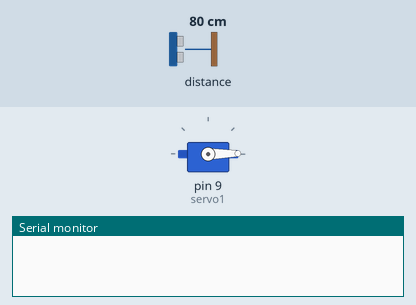
A sketch run on a simulated Arduino Uno, built with avr-gcc and run on an emulated ATmega328P. Parts: servo, the last lines printed to the serial monitor. Wiring (inferred from the names in the program): LIDAR-Lite range finder at I2C address 0x62. Inputs (shaded band) come from the test bench; at power-on: distance to the obstacle 80 cm. The ROS host is connected and sends only what is stated.

Above: at 0.15 s.
At 1.35 s:
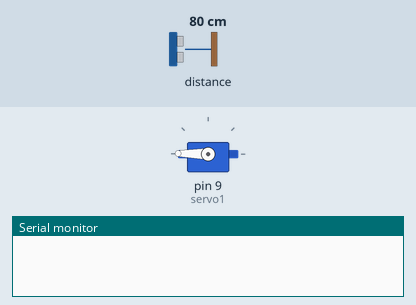
At 2.5 s:
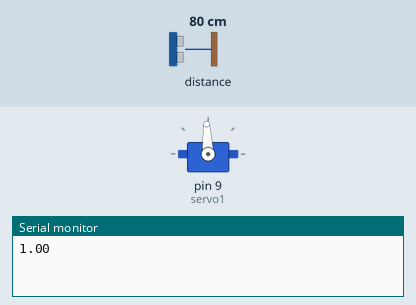
Timing chart, 0 to 5.7 s (numbered marks = the images above):
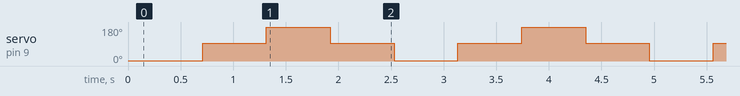

Measured:
- by itself, servo on pin 9 (servo1): repeats every 2.4 s: 179° 0.61 s, 93° 0.61 s, 1° 0.61 s, 93° 0.61 s

The sketch:

proximityApp.ino
```cpp
// Laser proximity application based on ROS (rosserial)
// Angelos Plastropoulos
//
// System set-up 1
// ROS Indigo on Ubuntu 32bit 14.04LTS
// Arduino Uno (RedBoard by SparkFun)
//
// System set-up 2
// ROS Hydro on Ubuntu 32bit 12.04LTS
// Arduino Nano v3.0 (Atmel 328)
//
// It utilizes the 'Arduino I2C Master Library' from DSS Circuits:
// http://www.dsscircuits.com/index.php/articles/66-arduino-i2c-master-library
//
// Parts of the code based on the PulsedLight3d online repositories
// https://github.com/PulsedLight3D/LIDARLite_Basics
//
// and from renuncln.com blog guides for the servo callibration


#include <ros.h>
#include <std_msgs/Float32.h>

#include <Servo.h>
#include <Time.h>  // usefull to measure time durations
#include <I2C.h>   // DSS I2S library

#define    LIDARLite_ADDRESS   0x62          // Default I2C Address of LIDAR-Lite.
#define    RegisterMeasure     0x00          // Register to write to initiate ranging.
#define    MeasureValue        0x04          // Value to initiate ranging.
#define    RegisterHighLowB    0x8f          // Register to get both High and Low bytes in 1 call.
#define    CalibrationRegister     0x13          // The register to set for calibration
#define    CalibrationOffsetVlue   0xFE          // The calibration offset... see note below.

Servo servo1;
int low_us = 555;
int high_us = 2390;
int mid_us = 1500;

std_msgs::Float32 dist0_msg, dist90_msg, distm90_msg;
ros::Publisher pub_dist1("dist0", &dist0_msg);
ros::Publisher pub_dist2("dist90", &dist90_msg);
ros::Publisher pub_dist3("distm90", &distm90_msg);
ros::NodeHandle nh;

void setup() {

 int index;
 Serial.begin(57600);
 I2c.begin(); // Opens & joins the irc bus as master
 delay(100); // Waits to make sure everything is powered up before sending or receiving data
 I2c.timeOut(50); // Sets a timeout to ensure no locking up of sketch if I2C communication fails
 LidarLiteCalibrate(); // Laser calibration (zeroing)

 servo1.attach(9);

 nh.initNode(); //instantiate the node handle
 nh.advertise(pub_dist1); // Declare the topics publishers
 nh.advertise(pub_dist2);
 nh.advertise(pub_dist3);

}

void loop() {

 int dist, dist1, dist2;
 time_t startT, endT;
 float period;

 //dist = getDistance();
 //Serial.println(dist);
 //delay(200);

 startT = now();

 // move to 0
 moveTheServo(degrees2ms(0));

 // get two measurements and report the average
 dist1 = getDistance();
 dist2 = getDistance();
 dist = (dist1+dist2)/2;

 dist90_msg.data = dist;
 pub_dist2.publish(&dist90_msg);
 nh.spinOnce();

 // move to 90
 moveTheServo(degrees2ms(90));

 // get two measurements and report the average
 dist1 = getDistance();
 dist2 = getDistance();
 dist = (dist1+dist2)/2;

 dist0_msg.data = dist;
 pub_dist1.publish(&dist0_msg);
 nh.spinOnce();

 // move to 180
 moveTheServo(degrees2ms(180));

 // get two measurements and report the average
 dist1 = getDistance();
 dist2 = getDistance();
 dist = (dist1+dist2)/2;

 distm90_msg.data = dist;
 pub_dist3.publish(&distm90_msg);
 nh.spinOnce();

 // calculate the period and print to serial terminal
 endT = now();
 period = second(endT) - second(startT);
 Serial.println(period);

 // move to 90
 moveTheServo(degrees2ms(90));

 // get two measurements and report the average
 dist1 = getDistance();
 dist2 = getDistance();
 dist = (dist1+dist2)/2;

 dist0_msg.data = dist;
 pub_dist1.publish(&dist0_msg);
 nh.spinOnce();

}

// convert angle in degrees to pulse width in microseconds
int degrees2ms(int deg) {
  if(deg <= 0) {
    return low_us;
  } // end if

  if(deg >= 180) {
    return high_us;
  } // end if

  if(deg==90) {
    return mid_us;
  }

  if(deg<90) {
    double uS_val = (double(mid_us) - double(low_us)) / 90.000;
    return int((uS_val * double(deg)) + double(low_us));
  }

  if(deg>90) {
    double uS_val = (double(high_us) - double(mid_us)) / 90.000;
    deg = deg-90;
    return int((uS_val * double(deg)) + double(mid_us));
  }
}

// move servo using pulse width in microseconds
void moveTheServo(int uS) {
  servo1.attach(9);

  if(uS >= 555 && uS <= 2400) {
    servo1.writeMicroseconds(uS);
    delay(600);
  } // end if

  servo1.detach();
}

// zeroing the LIDARLite
void LidarLiteCalibrate(){
 // Write 0x04 to register 0x00
  uint8_t nackack = 100; // Setup variable to hold ACK/NACK resopnses
  while (nackack != 0){ // While NACK keep going (i.e. continue polling until sucess message (ACK) is received )
    nackack = I2c.write(LIDARLite_ADDRESS,CalibrationRegister, CalibrationOffsetVlue); // Write Calibration Offset Value to 0x13
    delay(1); // Wait 1 ms to prevent overpolling
  }
}

// Get the measured distance using the DSS I2C library
int getDistance(){
  // Write 0x04 to register 0x00
  uint8_t nackack = 100; // Setup variable to hold ACK/NACK resopnses
  while (nackack != 0){ // While NACK keep going (i.e. continue polling until sucess message (ACK) is received )
    nackack = I2c.write(LIDARLite_ADDRESS,RegisterMeasure, MeasureValue); // Write 0x04 to 0x00
    delay(1); // Wait 1 ms to prevent overpolling
  }

  byte distanceArray[2]; // array to store distance bytes from read function

  // Read 2byte distance from register 0x8f
  nackack = 100; // Setup variable to hold ACK/NACK resopnses
  while (nackack != 0){ // While NACK keep going (i.e. continue polling until sucess message (ACK) is received )
    nackack = I2c.read(LIDARLite_ADDRESS,RegisterHighLowB, 2, distanceArray); // Read 2 Bytes from LIDAR-Lite Address and store in array
    delay(1); // Wait 1 ms to prevent overpolling
  }

  return (distanceArray[0] << 8) + distanceArray[1];  // Shift high byte [0] 8 to the left and add low byte [1] to create 16-bit int
}
```
